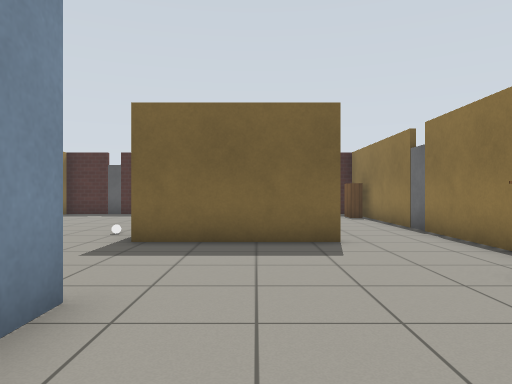
View 1 (above)

16 first-person views from a walk through a Gazebo world. The camera is 0.9 m above the floor, looks level and sees 70° across. The floor is counted in squares, 1 m on a side. Each view is taken from the middle of a square. On the plan, view 1 faces up. The plan holds only what a view shows up to about 12 squares ahead; the rest is blank. Robots are left out. Gazebo's built-in surfaces are drawn with simple patterns.

View 2
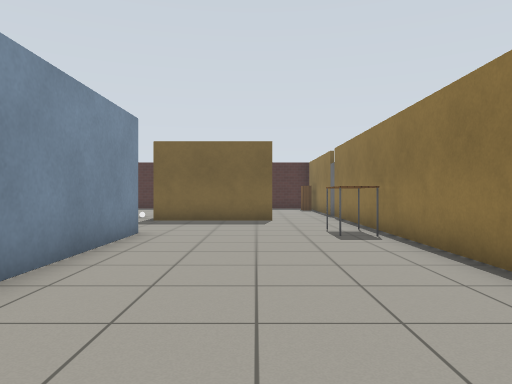

View 3
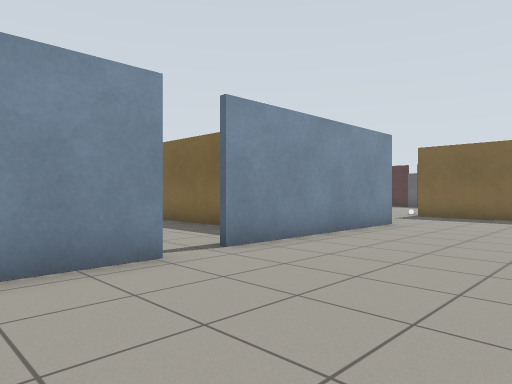

View 4
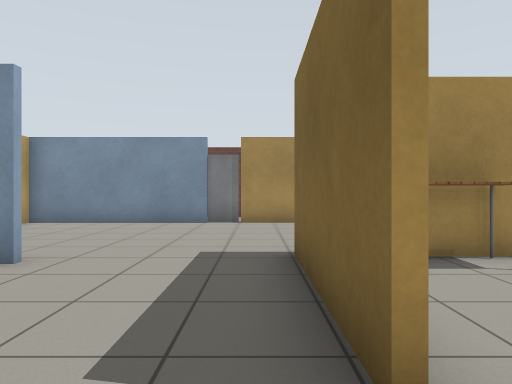

View 5
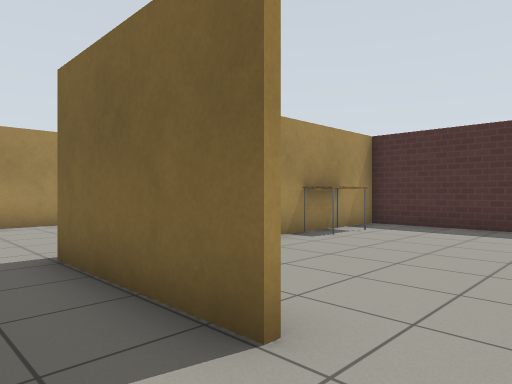

View 6
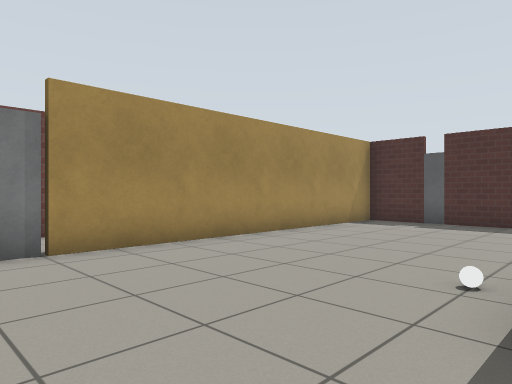

View 7
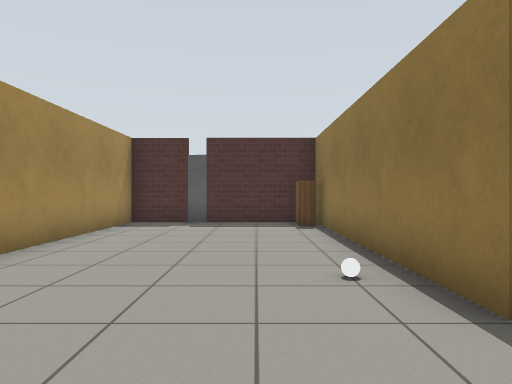

View 8
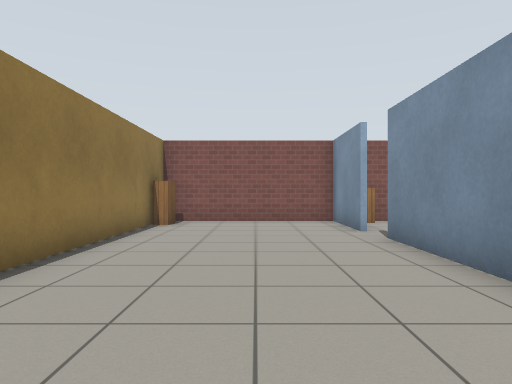

View 9
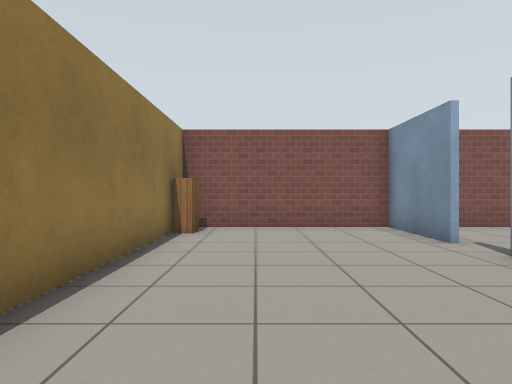

View 10
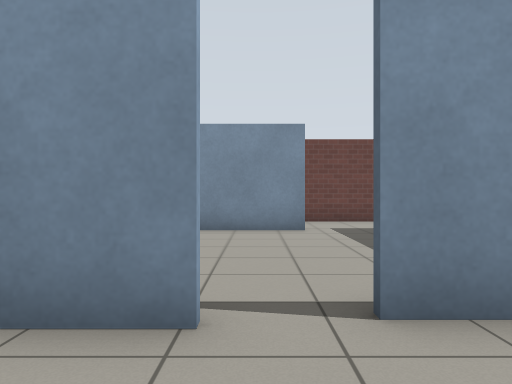

View 11
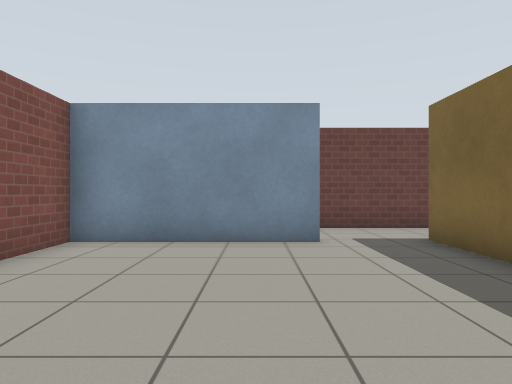

View 12
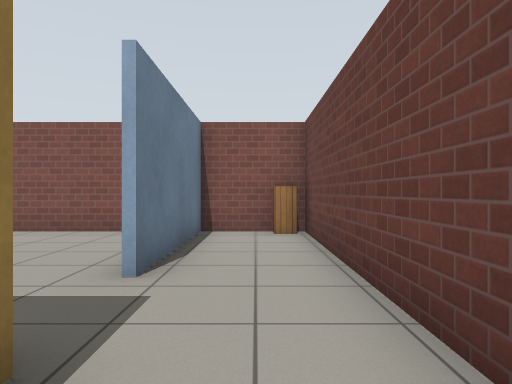

View 13
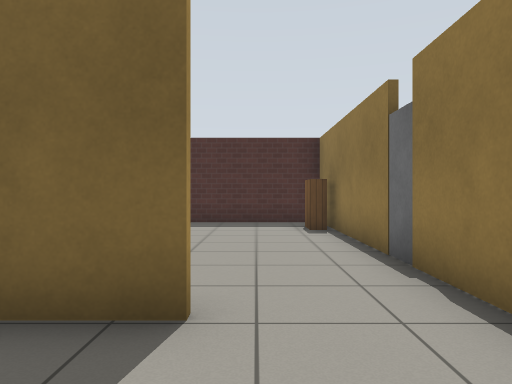

View 14
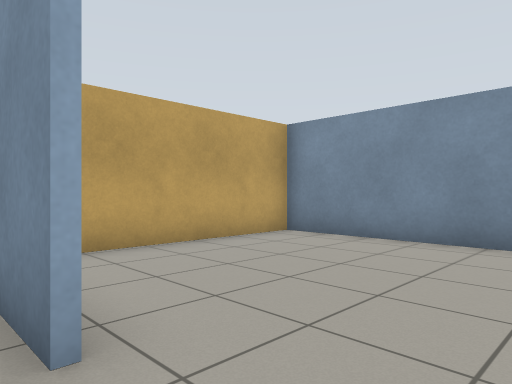

View 15
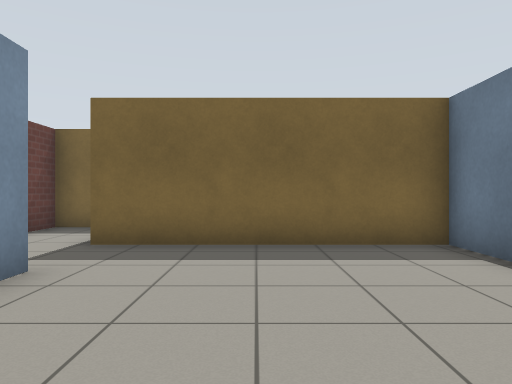

View 16
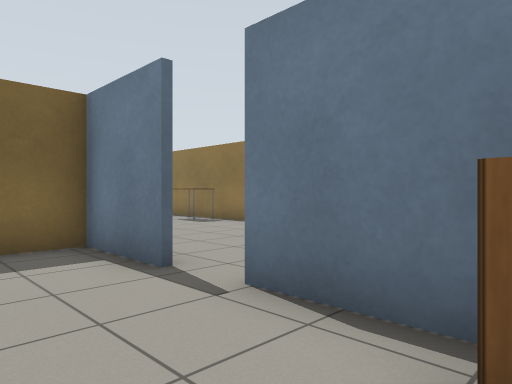

### Floor plan
Points are (right, up) in squares from view 1. A wall is a line through its corners. A room is listed if a view was taken in it or the views show most of it. See-through windows are left out.
Room 1 (views 1, 2, 3, 4, 5, 6, 7, 8, 9, 10, 11, 13, 14)
walls: (-1.6, 3) (-1.6, -3.1); (1.6, 6.6) (-2.2, 6.6) (-2.2, 14.7); (-2.1, 9.4) (-2.1, 8.4); (-7.7, 4.5) (-7.7, -0.6) (-3, -0.6); (-2.1, 12.4) (-2.1, 11.4); (-1.4, -4.4) (-1.4, -7.4) (3.9, -7.4) (3.9, 7.5); (-2, 14.8) (-5.5, 14.8); (-6.4, 14.8) (-7.7, 14.8) (-7.7, 5.5)
ways out: opening at (-2, -4) to room 3; opening at (2.5, 7) to room 4
objects: door leaf (-6, 15); white ball (-3, 8); bookshelf (-3, 14); table (-2, 12); table (3, 3) to (3, 4); bookshelf (4, -6)
Room 2 (view 12)
walls: (-9.5, -7.4) (-7.8, -7.4) (-7.8, -2.8); (-9.1, 2.3) (-10.1, 2.3) (-10.1, -6.4)
ways out: opening at (-8, -2) to room 3
objects: cabinet (-10, -7)
Room 3 (views 15, 16)
walls: (-7.7, -2.8) (-7.7, -7.4) (-2.4, -7.4); (-1.7, -3.1) (-1.7, -0.8) (-7.9, -0.8); (-1.5, -6.6) (-1.5, -4.4)
ways out: opening at (-2, -4) to room 1; opening at (-8, -2) to room 2
objects: cabinet (-2, -7)
Room 4 (no view inside)
walls: (-2.1, 11.4) (-2.1, 9.4); (3.9, 9.4) (3.9, 14.8) (-2, 14.8); (3.9, 7.5) (3.9, 8.5); (-2.1, 14.9) (-2.1, 12.4)
ways out: opening at (2.5, 7) to room 1
objects: table (-2, 8) to (-1, 9); bookshelf (3, 13); door leaf (4, 9)

Where each view was taken, in squares from view 1:
view 1: 0 up, 0 right, facing up
view 2: 5 down, 1 right, facing up
view 3: 7 down, 3 right, facing up-left
view 4: 6 up, 3 right, facing left
view 5: 5 up, 3 right, facing up-left
view 6: 4 up, 2 left, facing up-left
view 7: 4 up, 4 left, facing up
view 8: 4 up, 1 right, facing down
view 9: 2 up, 2 right, facing down
view 10: 4 down, 1 right, facing left
view 11: 4 down, 1 left, facing left
view 12: 1 up, 9 left, facing down
view 13: 4 up, 2 right, facing up
view 14: 5 up, 1 left, facing down-left
view 15: 7 down, 5 left, facing up
view 16: 7 down, 4 left, facing up-right
